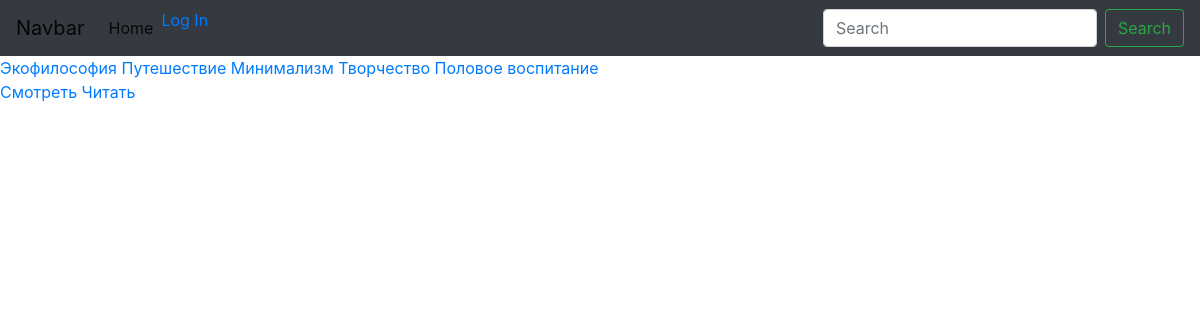
Before: /obrazovanie/reports/ with the older database file.
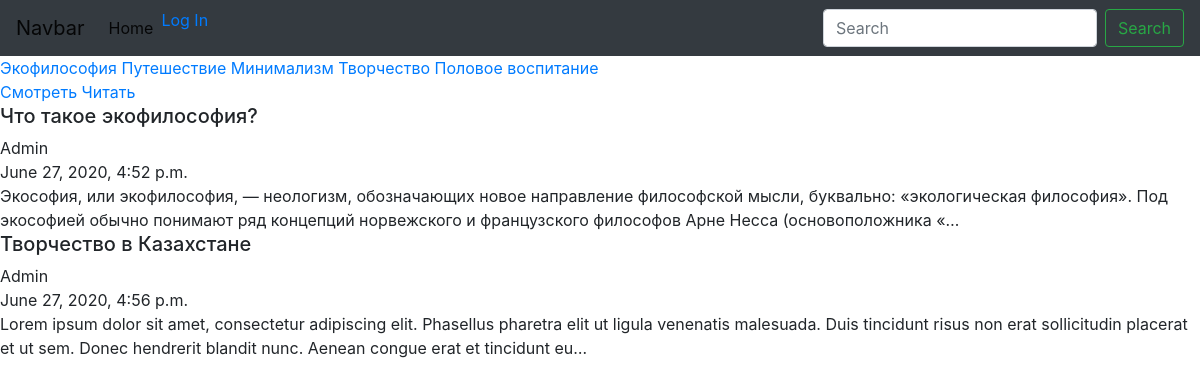
After: the same page with the newer database file.
### Obrazovanie/models.py (models this page shows, shortened)
class Genre(models.Model):
    name = models.CharField(max_length=120)
    slug = models.SlugField(blank=True, unique=True)

class Report(models.Model):
    author = models.ForeignKey(User, on_delete=models.CASCADE, null=True)
    genre = models.ForeignKey(Genre, on_delete=models.CASCADE, blank=True, null=True)
    title = models.CharField(max_length=120)
    body = models.TextField(blank=True, null=True)
    wrote_date = models.DateTimeField(default=timezone.now)
    likes = models.ManyToManyField(User, related_name='likes', blank=True)

### Obrazovanie/views.py (the view)
# urls.py: path('obrazovanie/reports/', all_reports, name='all_reports_url'),
def all_reports(request):
    reports = Report.objects.all()
    genre_all = Genre.objects.all()
    context = {
        'reports': reports,
        'genre_all': genre_all,
    }
    return render(request, 'obrazovanie/all_reports.html', context)

### Obrazovanie/templates/obrazovanie/all_reports.html (shortened to what this page needs)
{% extends 'base.html' %}
{% block subtitle %}
  {% for genre in genre_all %}
    <a href="{% url 'genre_detail_reports_url' slug=genre.slug %}">{{ genre.name }}</a>
  {% endfor %}
    <div class="">
      <a href="{% url 'obrazovanie_url' %}">Смотреть</a>
      <a href="{% url 'all_reports_url' %}">Читать</a>
    </div>
{% endblock %}
{% block content %}
  {% for report in reports %}
  <a style="text-decoration:none; color:inherit;" href="{% url 'report_detail_url' id=report.id %}">
    <div class="">
      <h5>{{ report.title }}</h5>
      {{ report.author }}
      <div class="">
        {{ report.wrote_date }}
      </div>
      <div class="">
        {{ report.body|truncatechars:240 }}
      </div>
    </div>
  </a>
  {% endfor %}
{% endblock %}

Changed rows visible on the page:
added Report: title "Что такое экофилософия?", author "Admin", wrote_date "June 27, 2020, 4:52 p.m.", body "Экософия, или экофилософия, — неологизм, обозначающих новое направление философской мысли, буквально: «экологическая философия». Под экософией обычно понимают ряд концепций норвежского и французского философов Арне Несса (основоположника «…"
added Report: title "Творчество в Казахстане", author "Admin", wrote_date "June 27, 2020, 4:56 p.m.", body "Lorem ipsum dolor sit amet, consectetur adipiscing elit. Phasellus pharetra elit ut ligula venenatis malesuada. Duis tincidunt risus non erat sollicitudin placerat et ut sem. Donec hendrerit blandit nunc. Aenean congue erat et tincidunt eu…"
